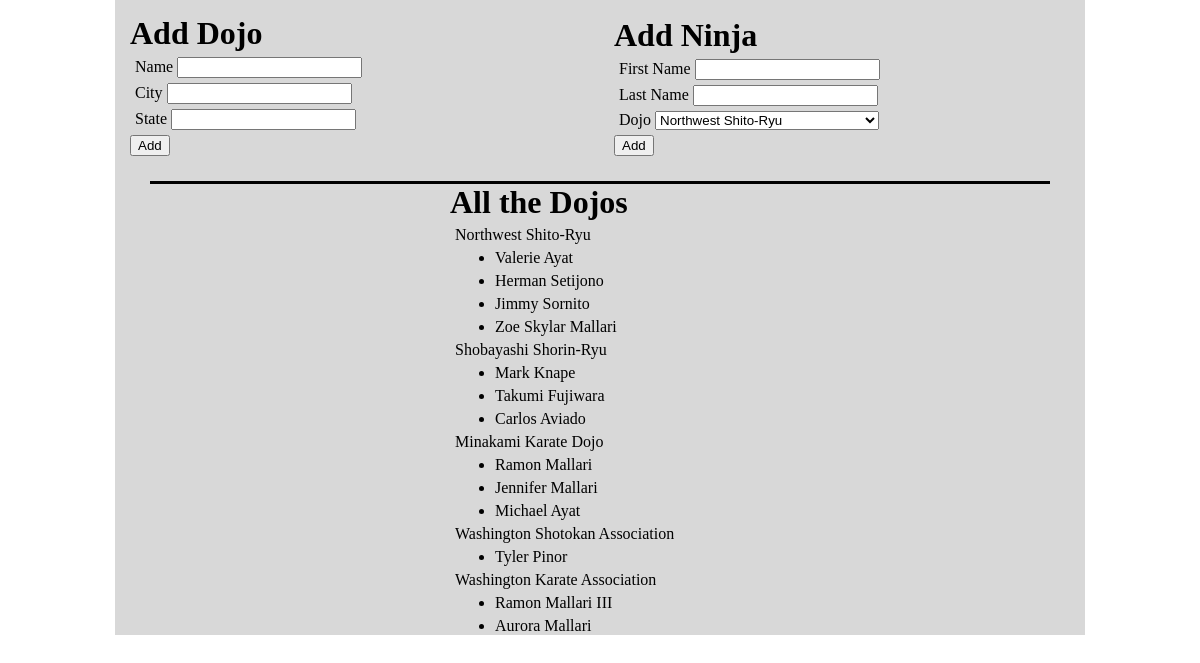
The page / on the database its author committed.
### dojo_ninjas_app/models.py (models this page shows)
class Dojo(models.Model):
    name = models.CharField(max_length=255)
    city = models.CharField(max_length=255)
    state = models.CharField(max_length=255)
    desc = models.TextField()
    created_at = models.DateTimeField(auto_now_add=True)
    updated_at = models.DateTimeField(auto_now=True)

class Ninja(models.Model):
    dojo = models.ForeignKey(Dojo, related_name="ninjas", on_delete = models.CASCADE)
    first_name = models.CharField(max_length=255)
    last_name = models.CharField(max_length=255)
    created_at = models.DateTimeField(auto_now_add=True)
    updated_at = models.DateTimeField(auto_now=True)

### dojo_ninjas_app/views.py (the view)
# urls.py: path('', views.index),
def index(request):
    context = {
        "all_the_dojos": Dojo.objects.all(),
    }
    return render(request, 'index.html', context)

### dojo_ninjas_app/templates/index.html (shortened to what this page needs)
<!DOCTYPE html>
<html>
    <head>
        {% load static %}
        <link rel="stylesheet" href="{% static 'css/style.css' %}">
    </head>
    <body>
        <div class = "container">
            <div class = "add_dojo">
                <form action = "/add_dojo" method = "POST">
                    <h1>Add Dojo</h1>
                    <p>
                    <label for = "name">Name</label>
                    <input type = "text" id = "name" name = "name">
                    </p>
                    <p>
                    <label for = "city">City</label>
                    <input type = "text" id = "city" name = "city">
                    </p>
                    <p>
                    <label for = "state">State</label>
                    <input type = "text" id = "state" name = "state">
                    </p>
                    <input type = "submit" value = "Add">
                </form>
            </div>
            <div class = "add_ninja">
                <form action = "/add_ninja" method = "POST">
                    <h1>Add Ninja</h1>
                    <p>
                    <label for = "fist_name">First Name</label>
                    <input type = "text" id = "first_name" name = "first_name">
                    </p>
                    <p>
                    <label for = "last_name">Last Name</label>
                    <input type = "text" id = "last_name" name = "last_name">
                    </p>
                    <p>
                    <label for = "dojo">Dojo</label>
                    <select name="dojo" id="dojos">
                    {% for dojo in all_the_dojos %}
                        <option value = "{{dojo.id}}"> {{dojo.name }} </option>
                    {% endfor %}
                    </select>
                    </p>
                    <input type = "submit" value = "Add">
                </form>
            </div>
            <div id= "top_border">
                <div class = "all_dojos">
                    <h1> All the Dojos </h1>
                    {% for dojo in all_the_dojos %}
                        <p>{{dojo.name}}</p>
                        <ul>
                        {% for ninja in dojo.ninjas.all %}
                            <li>{{ninja.first_name}} {{ninja.last_name}}</li>
                        {% endfor %}
                        </ul>
                    {% endfor %}
                </div>
            </div>
        </div>
    </body>
</html>

### dojo_ninjas_app/static/css/style.css (style rules this page uses)
* { margin:auto; }
.container { width: 970px; height: auto; background-color: rgb(216, 216, 216); }
.all_dojos { width: 300px; }
.add_dojo { margin:15px; width: 450px; height: auto; display: inline-block; }
li { margin:5px; }
.add_ninja { margin:15px; width: 450px; height: auto; display: inline-block; }
p { margin:5px; }
#top_border { width: 900px; height:auto; border-top: 3px solid black; margin-top: 10px; }

### rows shown on the page
Dojo: name "Northwest Shito-Ryu"
Ninja: first_name "Valerie", last_name "Ayat"
Ninja: first_name "Herman", last_name "Setijono"
Ninja: first_name "Jimmy", last_name "Sornito"
Ninja: first_name "Zoe Skylar", last_name "Mallari"
Dojo: name "Shobayashi Shorin-Ryu"
Ninja: first_name "Mark", last_name "Knape"
Ninja: first_name "Takumi", last_name "Fujiwara"
Ninja: first_name "Carlos", last_name "Aviado"
Dojo: name "Minakami Karate Dojo"
Ninja: first_name "Ramon", last_name "Mallari"
Ninja: first_name "Jennifer", last_name "Mallari"
Ninja: first_name "Michael", last_name "Ayat"
Dojo: name "Washington Shotokan Association"
Ninja: first_name "Tyler", last_name "Pinor"
Dojo: name "Washington Karate Association"
Ninja: first_name "Ramon", last_name "Mallari III"
Ninja: first_name "Aurora", last_name "Mallari"

### other values the page prints
form field dojo "Northwest Shito-Ryu"
